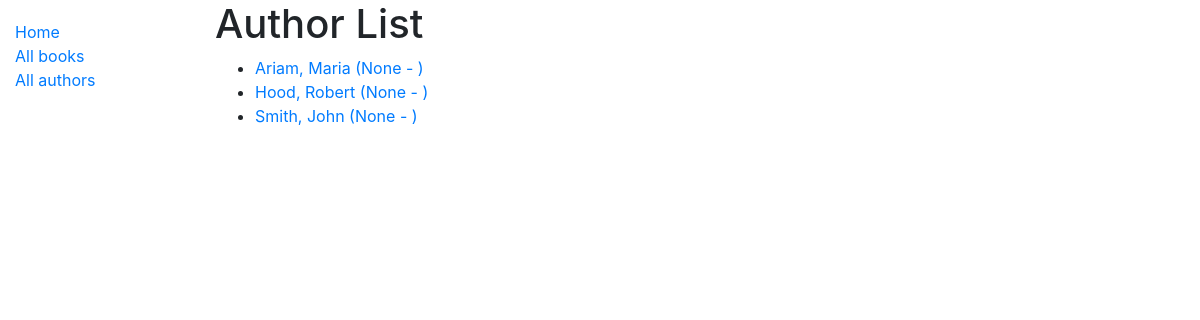
The app's page /catalog/authors/, older data.
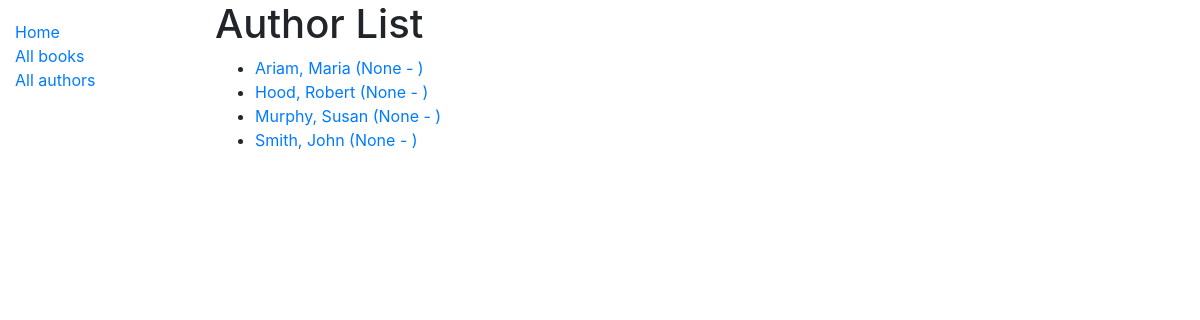
The same page, newer data.
### catalog/models.py (models this page shows)
class Author(models.Model):
    first_name = models.CharField(max_length=100)
    last_name = models.CharField(max_length=100)
    date_of_birth = models.DateField(null=True, blank=True)
    date_of_death = models.DateField('Died', null=True, blank=True)
    class Meta:
        ordering = ['last_name', 'first_name']
    def get_absolute_url(self):
        return reverse('author-detail', args=[str(self.id)])
    def __str__(self):
        return f'{self.last_name}, {self.first_name}'

### catalog/views.py (the view)
# urls.py: path('authors/', views.AuthorListView.as_view(), name='authors'),
class AuthorListView(generic.ListView):
    model = Author
    paginate_by = 10

### catalog/templates/catalog/author_list.html
{% extends "base_generic.html" %}
{% block content %}
  <h1>Author List</h1>
  {% if author_list %}
  <ul>
    {% for author in author_list %}
      <li>
        <a href="{{ author.get_absolute_url }}">
        {{ author }} ({{ author.date_of_birth }} - {% if author.date_of_death %}{{ author.date_of_death }}{% endif %})
        </a>
      </li>
    {% endfor %}
  </ul>
  {% else %}
    <p>There are no authors.</p>
  {% endif %}
{% endblock %}

Row changes from the older to the newer data that the page shows:
added Author: last_name+first_name "Murphy, Susan", date_of_birth "None"
